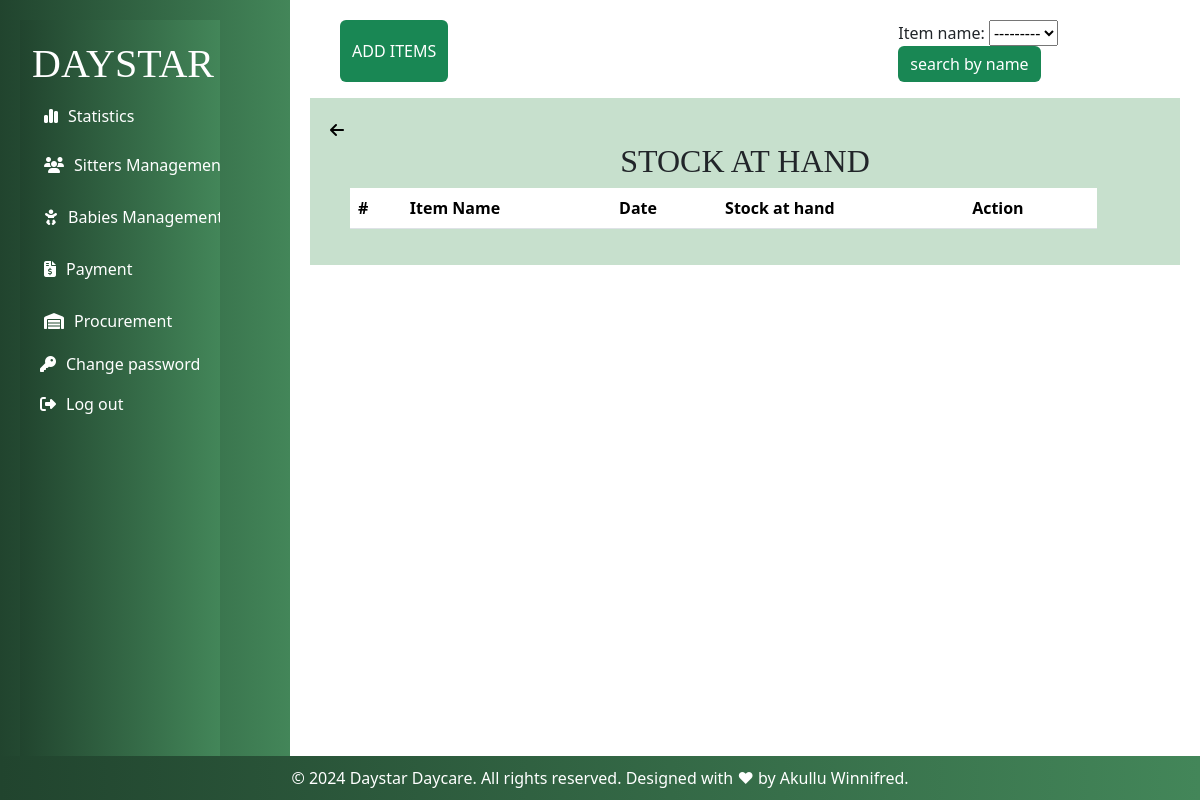
Before: /allstock/ (signed in) with the older database file.
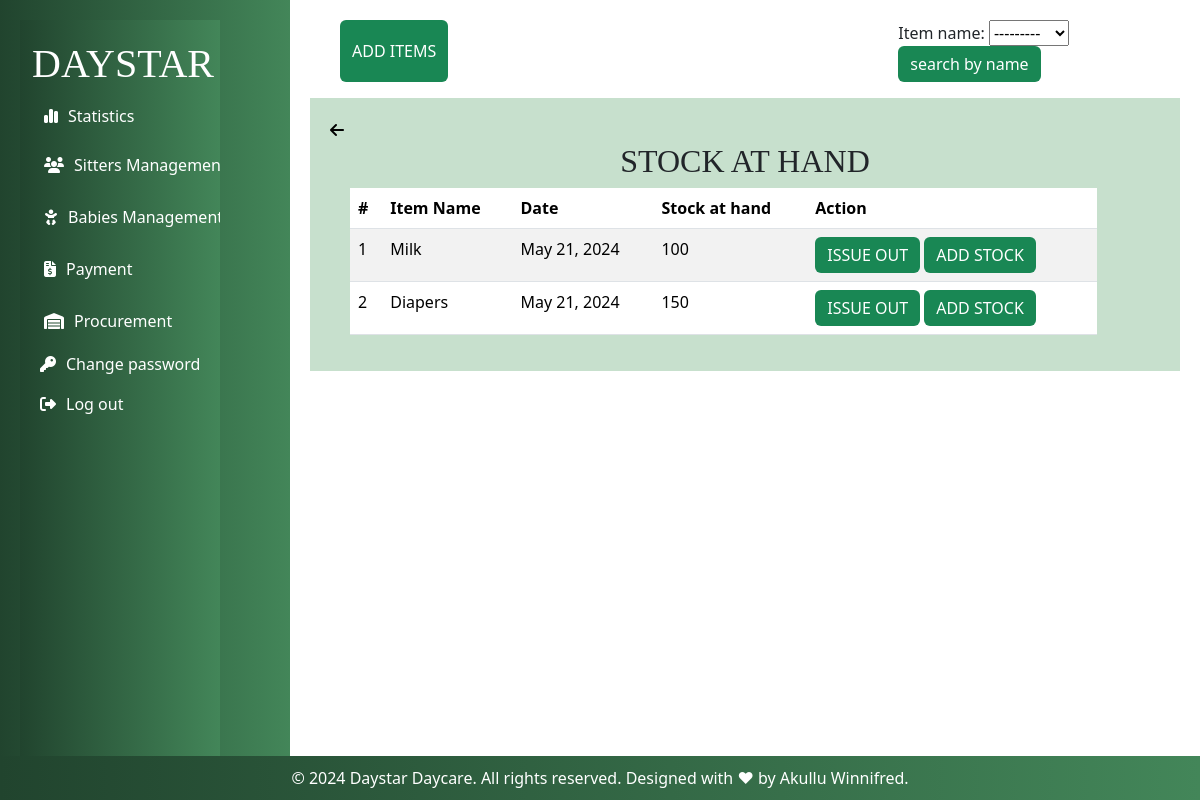
After: the same page with the newer database file.
### myapp/models.py (models this page shows, shortened)
class Inventory(models.Model):
    item_name = models.ForeignKey(Items, on_delete=models.CASCADE,null=True,blank=True)
    date_purchased = models.DateField(default=timezone.now)
    quantity_bought = models.IntegerField(default=0)
    amount_in_Ugx = models.IntegerField()
    quantity_issued_out = models.IntegerField(default=0)
    quantity_in_stock = models.IntegerField(default=0)
    stock_at_hand = models.IntegerField(default=0)
    def stock_at_hand(self):
        totalquantity = self.quantity_in_stock + self.quantity_bought
        return totalquantity

class Items(models.Model):
        name = models.CharField(max_length=50, null=True,blank=True)
        def __str__(self):
            return self.name

### myapp/views.py (the view)
# urls.py: path('allstock/',views.allstock,name='allstock'),
@login_required
def allstock(request):
    stocks = Inventory.objects.all().order_by('id')
    stock_filter=ProcurementFilter(request.GET,queryset=stocks)
    stocks = stock_filter.qs
    return render(request,'procurement/allstock.html',{'stocks':stocks,'stock_filter':stock_filter})

### myapp/templates/procurement/allstock.html (shortened to what this page needs)
{% extends 'base.html' %}
{% block content %}
<div class="edit">
<button class="btn btn-primary bg bg-success" type="submit" style="border: none; margin-left: 30px;"><a
        href="{% url 'adding' %}" style="color: white; text-decoration: none;">ADD ITEMS</a></button>
<br><br>
<form method="GET" style="margin-left: 450px;">
    {{ stock_filter.form }}
    <input type="submit" value="search by name" class="btn btn-primary bg bg-success" style="border: none;">
</form>
</div><br><br>
<div class="container">
    <div>
        <a href="{% url 'allstock' %}"> <i class="fa-solid fa-arrow-left" style="color: black;"></i></a>
    </div>
    <h2 class="text-center">STOCK AT HAND</h2>
    <table class="table table-striped" style="width: 90%; margin-left: 20px;">
        <thead>
            <tr>
                <th>#</th>
                <th>Item Name</th>
                <th>Date</th>
                <th>Stock at hand</th>
                <th>Action</th>
            </tr>
        </thead>
        <tbody>
            {% for each in stocks %}
            <tr>
                <td> {{each.id}}</td>
                <td> {{each.item_name}}</td>
                <td>{{each.date_purchased}}</td>
                <td>{{each.stock_at_hand}}</td>
                <td>
                    <button class="btn btn-primary bg bg-success" type="submit" style="border: none;"><a
                            href="{% url 'issuing' each.id %}" style="color: white; text-decoration: none;">ISSUE
                            OUT</a></button>
                    <button class="btn btn-primary bg bg-success" type="submit" style="border: none;"><a
                            href="{% url 'inventory' each.id %}" style="color: white; text-decoration: none;">ADD
                            STOCK</a></button>
                </td>
            </tr>
            {% endfor %}
        </tbody>
    </table>
</div>
</div>
{% endblock %}

Changed rows visible on the page:
added Inventory: id "1", item_name "Milk", date_purchased "May 21, 2024", stock_at_hand "100"
added Inventory: id "2", item_name "Diapers", date_purchased "May 21, 2024", stock_at_hand "150"
